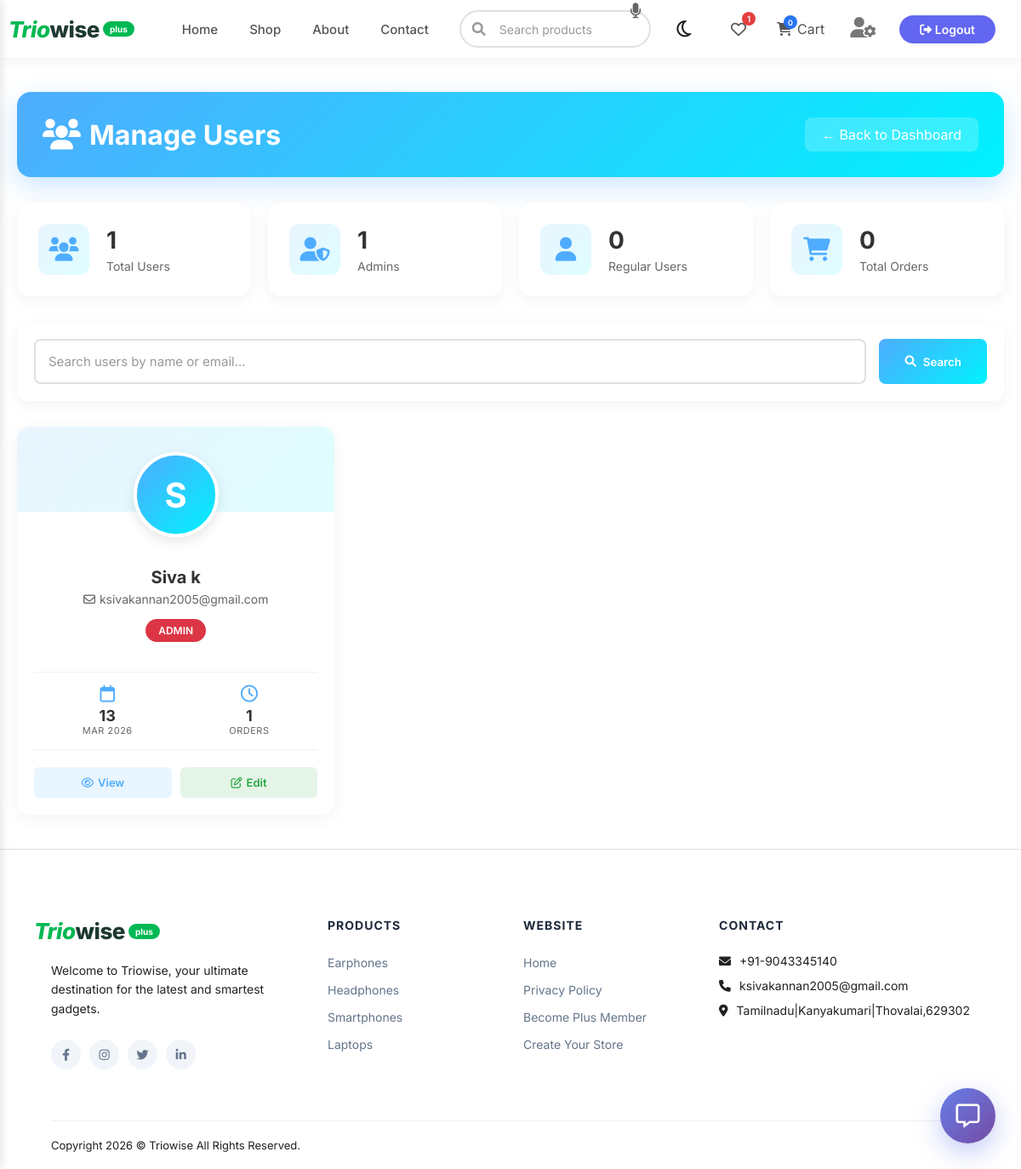
The app's page /admin/users (signed in) with its own data.
### models.py (models this page shows, shortened)
class User(UserMixin, db.Model):
    id = db.Column(db.Integer, primary_key=True)
    name = db.Column(db.String(100), nullable=False)
    email = db.Column(db.String(120), unique=True, nullable=False)
    password_hash = db.Column(db.String(200), nullable=False)
    role = db.Column(db.String(20), nullable=False, default='user')
    created_at = db.Column(db.DateTime, default=datetime.utcnow)
    orders = db.relationship('Order', backref='customer', lazy=True)

### app.py (the view)
@app.route('/admin/users')
@login_required
@admin_required
def admin_users():
    users = User.query.order_by(User.created_at.desc()).all()
    return render_template('admin/users.html', users=users)

### app.py (called while the page is built)
@login_manager.user_loader
def load_user(user_id):
    return User.query.get(int(user_id))

@app.context_processor
def inject_now():
    from datetime import datetime
    return {'now': datetime.now()}

def admin_required(f):
    @wraps(f)
    def decorated_function(*args, **kwargs):
        if not current_user.is_authenticated or current_user.role != 'admin':
            flash('You need admin privileges to access this page.', 'danger')
            return redirect(url_for('home'))
        return f(*args, **kwargs)
    return decorated_function

@app.context_processor
def inject_now():
    from datetime import datetime
    return {'now': datetime.now()}

### templates/admin/users.html (shortened to what this page needs)
{% extends "base.html" %}
{% block content %}
<div class="users-page">
    <div class="users-header">
        <h1>
            <i class="fa-solid fa-users"></i>
            Manage Users
        </h1>
        <a href="{{ url_for('admin_dashboard') }}" class="btn-back">← Back to Dashboard</a>
    </div>
    <div class="user-stats">
        <div class="user-stat-card">
            <div class="user-stat-icon">
                <i class="fa-solid fa-users"></i>
            </div>
            <div class="user-stat-info">
                <h3>{{ users|length }}</h3>
                <p>Total Users</p>
            </div>
        </div>
        <div class="user-stat-card">
            <div class="user-stat-icon">
                <i class="fa-solid fa-user-shield"></i>
            </div>
            <div class="user-stat-info">
                <h3>{{ users|selectattr('role', 'equalto', 'admin')|list|length }}</h3>
                <p>Admins</p>
            </div>
        </div>
        <div class="user-stat-card">
            <div class="user-stat-icon">
                <i class="fa-solid fa-user"></i>
            </div>
            <div class="user-stat-info">
                <h3>{{ users|selectattr('role', 'equalto', 'user')|list|length }}</h3>
                <p>Regular Users</p>
            </div>
        </div>
        <div class="user-stat-card">
            <div class="user-stat-icon">
                <i class="fa-solid fa-cart-shopping"></i>
            </div>
            <div class="user-stat-info">
                <h3>{{ orders_count|default(0) }}</h3>
                <p>Total Orders</p>
            </div>
        </div>
    </div>
    <div class="user-search">
        <input type="text" id="userSearch" placeholder="Search users by name or email...">
        <button onclick="searchUsers()">
            <i class="fa-solid fa-search"></i> Search
        </button>
    </div>
    <div class="users-grid" id="usersGrid">
        {% for user in users %}
        <div class="user-card" data-name="{{ user.name.lower() }}" data-email="{{ user.email.lower() }}">
            <div class="user-avatar">
                {{ user.name[0]|upper }}
            </div>
            <div class="user-info">
                <h3>{{ user.name }}</h3>
                <p class="user-email">
                    <i class="fa-regular fa-envelope"></i> {{ user.email }}
                </p>
                <span class="user-badge {{ user.role }}">{{ user.role|upper }}</span>
                <div class="user-meta">
                    <div class="meta-item">
                        <i class="fa-regular fa-calendar"></i>
                        <div class="count">{{ user.created_at.strftime('%d') if user.created_at else 'N/A' }}</div>
                        <div class="label">{{ user.created_at.strftime('%b %Y') if user.created_at else 'N/A' }}</div>
                    </div>
                    <div class="meta-item">
                        <i class="fa-regular fa-clock"></i>
                        <div class="count">{{ user.orders|length }}</div>
                        <div class="label">Orders</div>
                    </div>
                </div>
                <div class="user-actions">
                    <button class="user-action-btn view" onclick="viewUser({{ user.id }})">
                        <i class="fa-regular fa-eye"></i> View
                    </button>
                    <button class="user-action-btn edit" onclick="editUser({{ user.id }})">
                        <i class="fa-regular fa-pen-to-square"></i> Edit
                    </button>
                </div>
            </div>
        </div>
        {% endfor %}
    </div>
</div>
{% endblock %}

### templates/admin/users.html (style rules this page uses)
.users-page { max-width: 1400px; margin: 40px auto; padding: 0 20px; }
.users-header { background: linear-gradient(135deg, #4facfe, #00f2fe); padding: 30px; border-radius: 16px; margin-bottom: 30px; box-shadow: 0 10px 30px rgba(79, 172, 254, 0.3); display: flex; justify-content: space-between; align-items: center; }
.users-header h1 { color: white; font-size: 32px; font-weight: 700; display: flex; align-items: center; gap: 10px; margin: 0; }
.users-header h1 i { font-size: 36px; }
.btn-back { color: white; text-decoration: none; font-size: 16px; padding: 10px 20px; background: rgba(255,255,255,0.2); border-radius: 8px; transition: all 0.3s ease; }
.user-stats { display: grid; grid-template-columns: repeat(4, 1fr); gap: 20px; margin-bottom: 30px; }
.user-stat-card { background: white; padding: 25px; border-radius: 16px; box-shadow: 0 5px 20px rgba(0, 0, 0, 0.05); display: flex; align-items: center; gap: 20px; transition: all 0.3s ease; }
.user-stat-icon { width: 60px; height: 60px; background: linear-gradient(135deg, #4facfe20, #00f2fe20); border-radius: 12px; display: flex; align-items: center; justify-content: center; font-size: 28px; color: #4facfe; }
.user-stat-info h3 { font-size: 28px; font-weight: 700; color: #333; margin-bottom: 5px; }
.user-stat-info p { color: #666; font-size: 14px; }
.user-search { background: white; padding: 20px; border-radius: 12px; margin-bottom: 30px; display: flex; gap: 15px; box-shadow: 0 5px 15px rgba(0, 0, 0, 0.05); }
.user-search input { flex: 1; padding: 15px; border: 2px solid #e0e0e0; border-radius: 8px; font-size: 15px; transition: all 0.3s ease; }
.user-search button { padding: 15px 30px; background: linear-gradient(135deg, #4facfe, #00f2fe); color: white; border: none; border-radius: 8px; font-weight: 600; cursor: pointer; transition: all 0.3s ease; display: flex; align-items: center; gap: 8px; }
.users-grid { display: grid; grid-template-columns: repeat(auto-fill, minmax(350px, 1fr)); gap: 20px; }
.user-card { background: white; border-radius: 16px; box-shadow: 0 5px 20px rgba(0, 0, 0, 0.05); overflow: hidden; transition: all 0.3s ease; position: relative; }
.user-card::before { content: ''; position: absolute; top: 0; left: 0; right: 0; height: 100px; background: linear-gradient(135deg, #4facfe20, #00f2fe20); }
.user-avatar { position: relative; width: 100px; height: 100px; margin: 30px auto 15px; background: linear-gradient(135deg, #4facfe, #00f2fe); border-radius: 50%; display: flex; align-items: center; justify-content: center; color: white; font-size: 40px; font-weight: 700; border: 4px solid white; box-shadow: 0 5px 15px rgba(0, 0, 0, 0.1); }
.user-info { text-align: center; padding: 20px; }
.user-info h3 { font-size: 20px; font-weight: 700; color: #333; margin-bottom: 5px; }
.user-info .user-email { color: #666; font-size: 14px; margin-bottom: 15px; display: flex; align-items: center; justify-content: center; gap: 5px; }
.user-badge { display: inline-block; padding: 6px 15px; border-radius: 30px; font-size: 12px; font-weight: 600; margin-bottom: 15px; }
.user-badge.admin { background: #dc3545; color: white; }
.user-meta { display: flex; justify-content: space-around; margin: 20px 0; padding: 15px 0; border-top: 1px solid #f0f0f0; border-bottom: 1px solid #f0f0f0; }
.meta-item { text-align: center; }
.meta-item i { font-size: 20px; color: #4facfe; margin-bottom: 5px; }
.meta-item .count { font-size: 18px; font-weight: 700; color: #333; }
.meta-item .label { font-size: 11px; color: #666; text-transform: uppercase; letter-spacing: 0.5px; }
.user-actions { display: flex; gap: 10px; margin-top: 20px; }
.user-action-btn { flex: 1; padding: 10px; border: none; border-radius: 6px; font-weight: 600; font-size: 13px; cursor: pointer; transition: all 0.3s ease; display: flex; align-items: center; justify-content: center; gap: 5px; }
.user-action-btn.view { background: #4facfe20; color: #4facfe; }
.user-action-btn.edit { background: #28a74520; color: #28a745; }

### records on screen
User: name "S", name "Siva k", email "ksivakannan2005@gmail.com", role "ADMIN", created_at "13", created_at "MAR 2026", orders|length "1"

### other values on screen
{{ session.get('cart', [])|length }} "0"
{{ users|length }} "1"
{{ users|selectattr('role', 'equalto', 'admin')|list|length }} "1"
{{ users|selectattr('role', 'equalto', 'user')|list|length }} "0"
{{ orders_count|default(0) }} "0"
